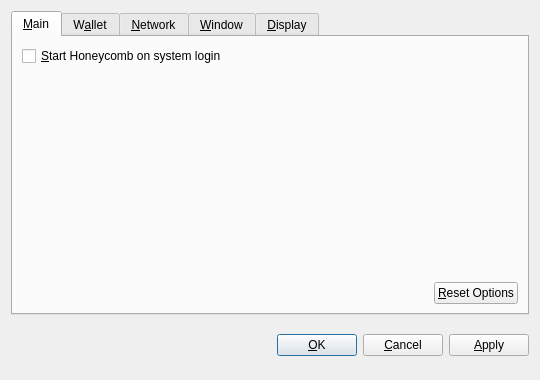
<?xml version="1.0" encoding="UTF-8"?>
<ui version="4.0">
 <class>OptionsDialog</class>
 <widget class="QDialog" name="OptionsDialog">
  <property name="geometry">
   <rect>
    <x>0</x>
    <y>0</y>
    <width>540</width>
    <height>380</height>
   </rect>
  </property>
  <property name="windowTitle">
   <string>Options</string>
  </property>
  <property name="modal">
   <bool>true</bool>
  </property>
  <layout class="QVBoxLayout" name="verticalLayout">
   <item>
    <widget class="QTabWidget" name="tabWidget">
     <property name="tabPosition">
      <enum>QTabWidget::North</enum>
     </property>
     <property name="currentIndex">
      <number>0</number>
     </property>
     <widget class="QWidget" name="tabMain">
      <attribute name="title">
       <string>&amp;Main</string>
      </attribute>
      <layout class="QVBoxLayout" name="verticalLayout_Main">
       <item>
        <widget class="QCheckBox" name="bitcoinAtStartup">
         <property name="toolTip">
          <string>Automatically start Honeycomb after logging in to the system.</string>
         </property>
         <property name="text">
          <string>&amp;Start Honeycomb on system login</string>
         </property>
        </widget>
       </item>
       <item>
        <spacer name="verticalSpacer_Main">
         <property name="orientation">
          <enum>Qt::Vertical</enum>
         </property>
         <property name="sizeHint" stdset="0">
          <size>
           <width>20</width>
           <height>40</height>
          </size>
         </property>
        </spacer>
       </item>
       <item>
        <layout class="QHBoxLayout" name="horizontalLayout_2_Main">
         <item>
          <spacer name="horizontalSpacer_2_Main">
           <property name="orientation">
            <enum>Qt::Horizontal</enum>
           </property>
           <property name="sizeHint" stdset="0">
            <size>
             <width>40</width>
             <height>20</height>
            </size>
           </property>
          </spacer>
         </item>
         <item>
          <widget class="QPushButton" name="resetButton">
           <property name="toolTip">
            <string>Reset all client options to default.</string>
           </property>
           <property name="text">
            <string>&amp;Reset Options</string>
           </property>
           <property name="autoDefault">
            <bool>false</bool>
           </property>
          </widget>
         </item>
        </layout>
       </item>
      </layout>
     </widget>
     <widget class="QWidget" name="tabWallet">
      <attribute name="title">
       <string>W&amp;allet</string>
      </attribute>
      <layout class="QVBoxLayout" name="verticalLayout_Network">
       <item>
        <widget class="QLabel" name="transactionFeeInfoLabel">
         <property name="text">
          <string>Optional transaction fee per kB that helps make sure your transactions are processed quickly. Most transactions are 1 kB.</string>
         </property>
         <property name="textFormat">
          <enum>Qt::PlainText</enum>
         </property>
         <property name="wordWrap">
          <bool>true</bool>
         </property>
        </widget>
       </item>
       <item>
        <layout class="QHBoxLayout" name="horizontalLayout_1_Main">
         <item>
          <widget class="QLabel" name="transactionFeeLabel">
           <property name="text">
            <string>Pay transaction &amp;fee</string>
           </property>
           <property name="textFormat">
            <enum>Qt::PlainText</enum>
           </property>
           <property name="buddy">
            <cstring>transactionFee</cstring>
           </property>
          </widget>
         </item>
         <item>
          <widget class="BitcoinAmountField" name="transactionFee"/>
         </item>
         <item>
          <spacer name="horizontalSpacer_1_Main">
           <property name="orientation">
            <enum>Qt::Horizontal</enum>
           </property>
           <property name="sizeHint" stdset="0">
            <size>
             <width>40</width>
             <height>20</height>
            </size>
           </property>
          </spacer>
         </item>
        </layout>
       </item>
       <item>
        <widget class="QLabel" name="label">
         <property name="text">
          <string>If you disable the spending of unconfirmed change, the change from a transaction cannot be used until that transaction has at least one confirmation. This also affects how your balance is computed.</string>
         </property>
         <property name="wordWrap">
          <bool>true</bool>
         </property>
        </widget>
       </item>
       <item>
        <widget class="QCheckBox" name="spendZeroConfChange">
         <property name="text">
          <string>Spend unconfirmed change  (experts only)</string>
         </property>
        </widget>
       </item>
       <item>
        <spacer name="verticalSpacer">
         <property name="orientation">
          <enum>Qt::Vertical</enum>
         </property>
         <property name="sizeHint" stdset="0">
          <size>
           <width>20</width>
           <height>40</height>
          </size>
         </property>
        </spacer>
       </item>
      </layout>
     </widget>
     <widget class="QWidget" name="tabNetwork">
      <attribute name="title">
       <string>&amp;Network</string>
      </attribute>
      <layout class="QVBoxLayout" name="verticalLayout_Network">
       <item>
        <widget class="QCheckBox" name="mapPortUpnp">
         <property name="toolTip">
          <string>Automatically open the Honeycomb client port on the router. This only works when your router supports UPnP and it is enabled.</string>
         </property>
         <property name="text">
          <string>Map port using &amp;UPnP</string>
         </property>
        </widget>
       </item>
       <item>
        <widget class="QCheckBox" name="connectSocks">
         <property name="toolTip">
          <string>Connect to the Honeycomb network through a SOCKS proxy (e.g. when connecting through Tor).</string>
         </property>
         <property name="text">
          <string>&amp;Connect through SOCKS proxy:</string>
         </property>
        </widget>
       </item>
       <item>
        <layout class="QHBoxLayout" name="horizontalLayout_Network">
         <item>
          <widget class="QLabel" name="proxyIpLabel">
           <property name="text">
            <string>Proxy &amp;IP:</string>
           </property>
           <property name="textFormat">
            <enum>Qt::PlainText</enum>
           </property>
           <property name="buddy">
            <cstring>proxyIp</cstring>
           </property>
          </widget>
         </item>
         <item>
          <widget class="QValidatedLineEdit" name="proxyIp">
           <property name="maximumSize">
            <size>
             <width>140</width>
             <height>16777215</height>
            </size>
           </property>
           <property name="toolTip">
            <string>IP address of the proxy (e.g. 127.0.0.1)</string>
           </property>
          </widget>
         </item>
         <item>
          <widget class="QLabel" name="proxyPortLabel">
           <property name="text">
            <string>&amp;Port:</string>
           </property>
           <property name="textFormat">
            <enum>Qt::PlainText</enum>
           </property>
           <property name="buddy">
            <cstring>proxyPort</cstring>
           </property>
          </widget>
         </item>
         <item>
          <widget class="QLineEdit" name="proxyPort">
           <property name="maximumSize">
            <size>
             <width>55</width>
             <height>16777215</height>
            </size>
           </property>
           <property name="toolTip">
            <string>Port of the proxy (e.g. 9050)</string>
           </property>
          </widget>
         </item>
         <item>
          <widget class="QLabel" name="socksVersionLabel">
           <property name="text">
            <string>SOCKS &amp;Version:</string>
           </property>
           <property name="textFormat">
            <enum>Qt::PlainText</enum>
           </property>
           <property name="buddy">
            <cstring>socksVersion</cstring>
           </property>
          </widget>
         </item>
         <item>
          <widget class="QValueComboBox" name="socksVersion">
           <property name="toolTip">
            <string>SOCKS version of the proxy (e.g. 5)</string>
           </property>
          </widget>
         </item>
         <item>
          <spacer name="horizontalSpacer_Network">
           <property name="orientation">
            <enum>Qt::Horizontal</enum>
           </property>
           <property name="sizeHint" stdset="0">
            <size>
             <width>40</width>
             <height>20</height>
            </size>
           </property>
          </spacer>
         </item>
        </layout>
       </item>
       <item>
        <spacer name="verticalSpacer_Network">
         <property name="orientation">
          <enum>Qt::Vertical</enum>
         </property>
         <property name="sizeHint" stdset="0">
          <size>
           <width>20</width>
           <height>40</height>
          </size>
         </property>
        </spacer>
       </item>
      </layout>
     </widget>
     <widget class="QWidget" name="tabWindow">
      <attribute name="title">
       <string>&amp;Window</string>
      </attribute>
      <layout class="QVBoxLayout" name="verticalLayout_Window">
       <item>
        <widget class="QCheckBox" name="minimizeToTray">
         <property name="toolTip">
          <string>Show only a tray icon after minimizing the window.</string>
         </property>
         <property name="text">
          <string>&amp;Minimize to the tray instead of the taskbar</string>
         </property>
        </widget>
       </item>
       <item>
        <widget class="QCheckBox" name="minimizeOnClose">
         <property name="toolTip">
          <string>Minimize instead of exit the application when the window is closed. When this option is enabled, the application will be closed only after selecting Quit in the menu.</string>
         </property>
         <property name="text">
          <string>M&amp;inimize on close</string>
         </property>
        </widget>
       </item>
       <item>
        <spacer name="verticalSpacer_Window">
         <property name="orientation">
          <enum>Qt::Vertical</enum>
         </property>
         <property name="sizeHint" stdset="0">
          <size>
           <width>20</width>
           <height>40</height>
          </size>
         </property>
        </spacer>
       </item>
      </layout>
     </widget>
     <widget class="QWidget" name="tabDisplay">
      <attribute name="title">
       <string>&amp;Display</string>
      </attribute>
      <layout class="QVBoxLayout" name="verticalLayout_Display">
       <item>
        <layout class="QHBoxLayout" name="horizontalLayout_1_Display">
         <item>
          <widget class="QLabel" name="langLabel">
           <property name="text">
            <string>User Interface &amp;language:</string>
           </property>
           <property name="textFormat">
            <enum>Qt::PlainText</enum>
           </property>
           <property name="buddy">
            <cstring>lang</cstring>
           </property>
          </widget>
         </item>
         <item>
          <widget class="QValueComboBox" name="lang">
           <property name="toolTip">
            <string>The user interface language can be set here. This setting will take effect after restarting Honeycomb.</string>
           </property>
          </widget>
         </item>
        </layout>
       </item>
       <item>
        <layout class="QHBoxLayout" name="horizontalLayout_2_Display">
         <item>
          <widget class="QLabel" name="unitLabel">
           <property name="text">
            <string>&amp;Unit to show amounts in:</string>
           </property>
           <property name="textFormat">
            <enum>Qt::PlainText</enum>
           </property>
           <property name="buddy">
            <cstring>unit</cstring>
           </property>
          </widget>
         </item>
         <item>
          <widget class="QValueComboBox" name="unit">
           <property name="toolTip">
            <string>Choose the default subdivision unit to show in the interface and when sending coins.</string>
           </property>
          </widget>
         </item>
        </layout>
       </item>
       <item>
        <widget class="QCheckBox" name="displayAddresses">
         <property name="toolTip">
          <string>Whether to show Honeycomb addresses in the transaction list or not.</string>
         </property>
         <property name="text">
          <string>&amp;Display addresses in transaction list</string>
         </property>
        </widget>
       </item>
       <item>
        <widget class="QCheckBox" name="coinControlFeatures">
         <property name="toolTip">
          <string>Whether to show coin control features or not.</string>
         </property>
         <property name="text">
          <string>Display coin &amp;control features (experts only!)</string>
         </property>
        </widget>
       </item>
       <item>
        <spacer name="verticalSpacer_Display">
         <property name="orientation">
          <enum>Qt::Vertical</enum>
         </property>
         <property name="sizeHint" stdset="0">
          <size>
           <width>20</width>
           <height>40</height>
          </size>
         </property>
        </spacer>
       </item>
      </layout>
     </widget>
    </widget>
   </item>
   <item>
    <layout class="QHBoxLayout" name="horizontalLayout_Buttons">
     <item>
      <spacer name="horizontalSpacer_1">
       <property name="orientation">
        <enum>Qt::Horizontal</enum>
       </property>
       <property name="sizeHint" stdset="0">
        <size>
         <width>40</width>
         <height>48</height>
        </size>
       </property>
      </spacer>
     </item>
     <item>
      <widget class="QLabel" name="statusLabel">
       <property name="font">
        <font>
         <weight>75</weight>
         <bold>true</bold>
        </font>
       </property>
       <property name="text">
        <string/>
       </property>
       <property name="textFormat">
        <enum>Qt::PlainText</enum>
       </property>
       <property name="wordWrap">
        <bool>true</bool>
       </property>
      </widget>
     </item>
     <item>
      <spacer name="horizontalSpacer_2">
       <property name="orientation">
        <enum>Qt::Horizontal</enum>
       </property>
       <property name="sizeHint" stdset="0">
        <size>
         <width>40</width>
         <height>48</height>
        </size>
       </property>
      </spacer>
     </item>
     <item>
      <widget class="QPushButton" name="okButton">
       <property name="text">
        <string>&amp;OK</string>
       </property>
      </widget>
     </item>
     <item>
      <widget class="QPushButton" name="cancelButton">
       <property name="text">
        <string>&amp;Cancel</string>
       </property>
       <property name="autoDefault">
        <bool>false</bool>
       </property>
      </widget>
     </item>
     <item>
      <widget class="QPushButton" name="applyButton">
       <property name="text">
        <string>&amp;Apply</string>
       </property>
       <property name="autoDefault">
        <bool>false</bool>
       </property>
      </widget>
     </item>
    </layout>
   </item>
  </layout>
 </widget>
 <customwidgets>
  <customwidget>
   <class>BitcoinAmountField</class>
   <extends>QSpinBox</extends>
   <header>bitcoinamountfield.h</header>
  </customwidget>
  <customwidget>
   <class>QValueComboBox</class>
   <extends>QComboBox</extends>
   <header>qvaluecombobox.h</header>
  </customwidget>
  <customwidget>
   <class>QValidatedLineEdit</class>
   <extends>QLineEdit</extends>
   <header>qvalidatedlineedit.h</header>
  </customwidget>
 </customwidgets>
 <resources/>
 <connections/>
</ui>
